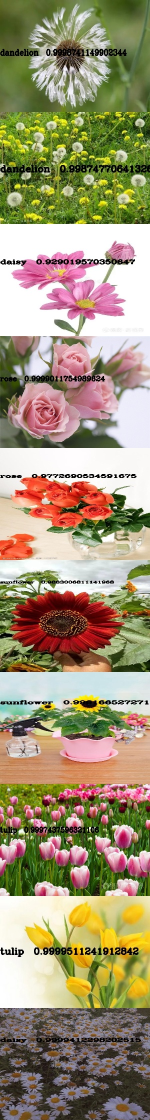
#> input picture flower/visualize_and_prediction/predict_img_combine/combine_result.jpg, 300 x 2240 px (shown at 1/2 size)
$ python combine_imgs.py
#> lines starting #> are read from the running program, lines starting #| are printed output that depends on the picture
import glob
import cv2
import os
import numpy as np

img_combine_out_path = 'predict_img_combine'
total_img_cnt = 10
target_w = 300
target_h = 224
out_name = 'combine_result.jpg'


def combine_to_a_line():
    out_tensor = []
    for i, img_name in enumerate(glob.glob(os.path.join(img_combine_out_path, '*'))):
        img = cv2.imread(img_name)
#> img is the input picture: shape (2240, 300, 3); mean B, G, R 117.5, 147.7, 159.9
        img = cv2.cvtColor(img, cv2.COLOR_BGR2RGB)
        img = cv2.resize(img, (target_w, target_h))
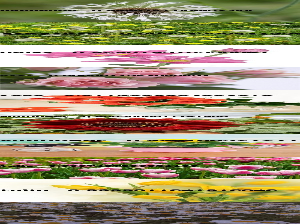
#> img: shape (224, 300, 3); mean R, G, B 160.2, 148.1, 117.6
        out_tensor.append(img)
#> pass 2 of the loop in combine_to_a_line, `for i, img_name in enumerate(glob.glob(os.path.join(img_combine_out_pa..`:
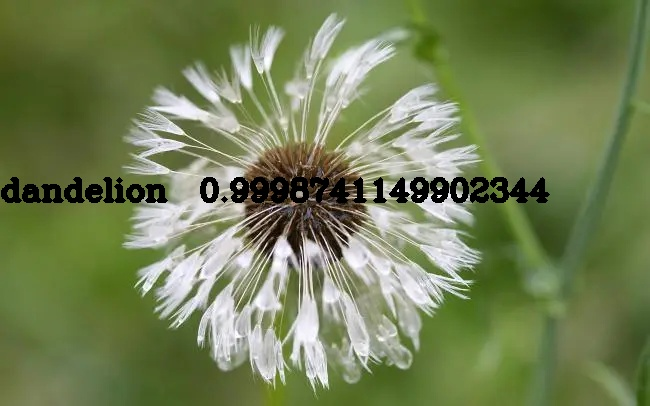
#> input picture flower/visualize_and_prediction/predict_img_combine/test1.jpeg, 650 x 406 px
#> in combine_to_a_line, img is the input picture: shape (406, 650, 3); mean B, G, R 85.6, 128.8, 115.8
#> in combine_to_a_line, `img = cv2.resize(img, (target_w, target_h))`:
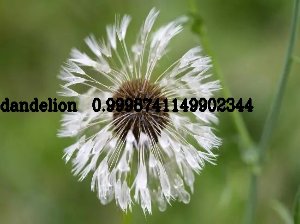
#> img: shape (224, 300, 3); mean R, G, B 115.7, 128.6, 85.4
#> pass 3 of the loop in combine_to_a_line, `for i, img_name in enumerate(glob.glob(os.path.join(img_combine_out_pa..`:
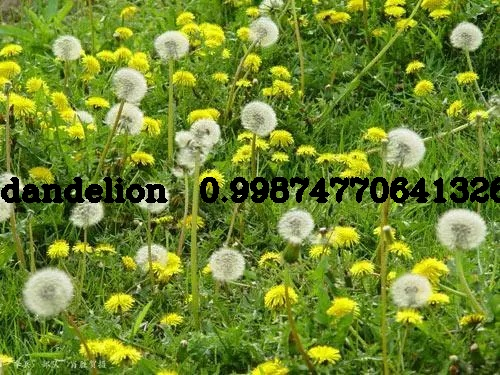
#> input picture flower/visualize_and_prediction/predict_img_combine/test2.jpeg, 500 x 375 px
#> in combine_to_a_line, img is the input picture: shape (375, 500, 3); mean B, G, R 45.8, 132.9, 109.7
#> in combine_to_a_line, `img = cv2.resize(img, (target_w, target_h))`:
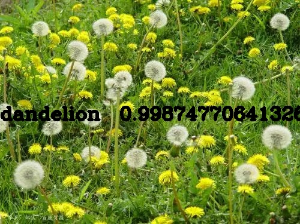
#> img: shape (224, 300, 3); mean R, G, B 109.7, 132.8, 45.7
#> the loop made 4 passes; the first 3 are shown

    out_tensor = np.array(out_tensor)
#> (the run stopped early here; a loop or call above may not have finished)
